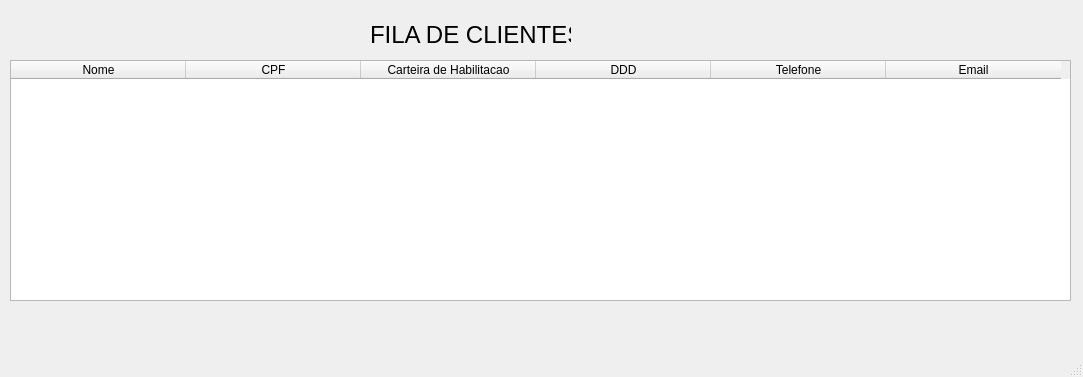
<?xml version="1.0" encoding="UTF-8"?>
<ui version="4.0">
 <class>MainWindowGRIDCliente</class>
 <widget class="QMainWindow" name="MainWindowGRIDCliente">
  <property name="geometry">
   <rect>
    <x>0</x>
    <y>0</y>
    <width>1083</width>
    <height>377</height>
   </rect>
  </property>
  <property name="windowTitle">
   <string>Lista de clientes</string>
  </property>
  <widget class="QWidget" name="centralwidget">
   <widget class="QTableWidget" name="tableWidgetGRIDCliente">
    <property name="enabled">
     <bool>true</bool>
    </property>
    <property name="geometry">
     <rect>
      <x>10</x>
      <y>60</y>
      <width>1061</width>
      <height>241</height>
     </rect>
    </property>
    <property name="maximumSize">
     <size>
      <width>16777215</width>
      <height>16777215</height>
     </size>
    </property>
    <property name="cursor" stdset="0">
     <cursorShape>ArrowCursor</cursorShape>
    </property>
    <property name="lineWidth">
     <number>0</number>
    </property>
    <property name="autoScroll">
     <bool>true</bool>
    </property>
    <property name="autoScrollMargin">
     <number>24</number>
    </property>
    <property name="iconSize">
     <size>
      <width>24</width>
      <height>24</height>
     </size>
    </property>
    <property name="rowCount">
     <number>0</number>
    </property>
    <property name="columnCount">
     <number>6</number>
    </property>
    <attribute name="horizontalHeaderCascadingSectionResizes">
     <bool>false</bool>
    </attribute>
    <attribute name="horizontalHeaderDefaultSectionSize">
     <number>175</number>
    </attribute>
    <attribute name="horizontalHeaderMinimumSectionSize">
     <number>30</number>
    </attribute>
    <column>
     <property name="text">
      <string>Nome</string>
     </property>
    </column>
    <column>
     <property name="text">
      <string>CPF</string>
     </property>
    </column>
    <column>
     <property name="text">
      <string>Carteira de Habilitacao</string>
     </property>
    </column>
    <column>
     <property name="text">
      <string>DDD</string>
     </property>
    </column>
    <column>
     <property name="text">
      <string>Telefone</string>
     </property>
    </column>
    <column>
     <property name="text">
      <string>Email</string>
     </property>
    </column>
   </widget>
   <widget class="QLabel" name="label">
    <property name="geometry">
     <rect>
      <x>370</x>
      <y>20</y>
      <width>201</width>
      <height>31</height>
     </rect>
    </property>
    <property name="text">
     <string>&lt;html&gt;&lt;head/&gt;&lt;body&gt;&lt;p&gt;&lt;span style=&quot; font-size:18pt;&quot;&gt;FILA DE CLIENTES&lt;/span&gt;&lt;/p&gt;&lt;/body&gt;&lt;/html&gt;</string>
    </property>
   </widget>
  </widget>
  <widget class="QMenuBar" name="menubar">
   <property name="geometry">
    <rect>
     <x>0</x>
     <y>0</y>
     <width>1083</width>
     <height>21</height>
    </rect>
   </property>
  </widget>
  <widget class="QStatusBar" name="statusbar"/>
 </widget>
 <resources/>
 <connections/>
</ui>
